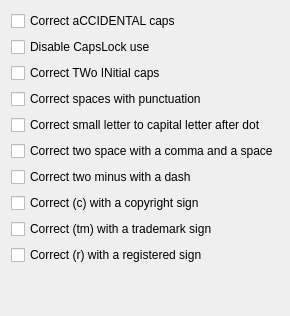
         <widget class="QWidget" name="tabTipographics">
          <attribute name="title">
           <string>Tipographics</string>
          </attribute>
          <layout class="QGridLayout" name="gridLayout_3">
           <item row="0" column="0">
            <layout class="QVBoxLayout" name="verticalLayout_3">
             <item>
              <widget class="QCheckBox" name="chkGenTipograph_CeorrectCAPS">
               <property name="text">
                <string>Correct aCCIDENTAL caps</string>
               </property>
              </widget>
             </item>
             <item>
              <widget class="QCheckBox" name="chkGenTipograph_DisableCaps">
               <property name="text">
                <string>Disable CapsLock use</string>
               </property>
              </widget>
             </item>
             <item>
              <widget class="QCheckBox" name="chkGenTipograph_CorrectTwoCaps">
               <property name="text">
                <string>Correct TWo INitial caps</string>
               </property>
              </widget>
             </item>
             <item>
              <widget class="QCheckBox" name="chkGenTipograph_CorrectSpace">
               <property name="text">
                <string>Correct spaces with punctuation</string>
               </property>
              </widget>
             </item>
             <item>
              <widget class="QCheckBox" name="chkGenTipograph_CorrectSmallLitter">
               <property name="text">
                <string>Сorrect small letter to capital letter after dot</string>
               </property>
              </widget>
             </item>
             <item>
              <widget class="QCheckBox" name="chkGenTipograph_CorrectTwoSpase">
               <property name="text">
                <string>Сorrect two space with a comma and a space</string>
               </property>
              </widget>
             </item>
             <item>
              <widget class="QCheckBox" name="chkGenTipograph_CorrectTwoMinus">
               <property name="text">
                <string>Сorrect two minus with a dash</string>
               </property>
              </widget>
             </item>
             <item>
              <widget class="QCheckBox" name="chkGenTipograph_Correct_c_">
               <property name="text">
                <string>Сorrect (c) with a copyright sign</string>
               </property>
              </widget>
             </item>
             <item>
              <widget class="QCheckBox" name="chkGenTipograph_Correct_tm_">
               <property name="text">
                <string>Сorrect (tm) with a trademark sign</string>
               </property>
              </widget>
             </item>
             <item>
              <widget class="QCheckBox" name="chkGenTipograph_Correct_r_">
               <property name="text">
                <string>Сorrect (r) with a registered sign</string>
               </property>
              </widget>
             </item>
            </layout>
           </item>
           <item row="1" column="0">
            <spacer name="verticalSpacer_2">
             <property name="orientation">
              <enum>Qt::Vertical</enum>
             </property>
             <property name="sizeHint" stdset="0">
              <size>
               <width>20</width>
               <height>40</height>
              </size>
             </property>
            </spacer>
           </item>
          </layout>
         </widget>
